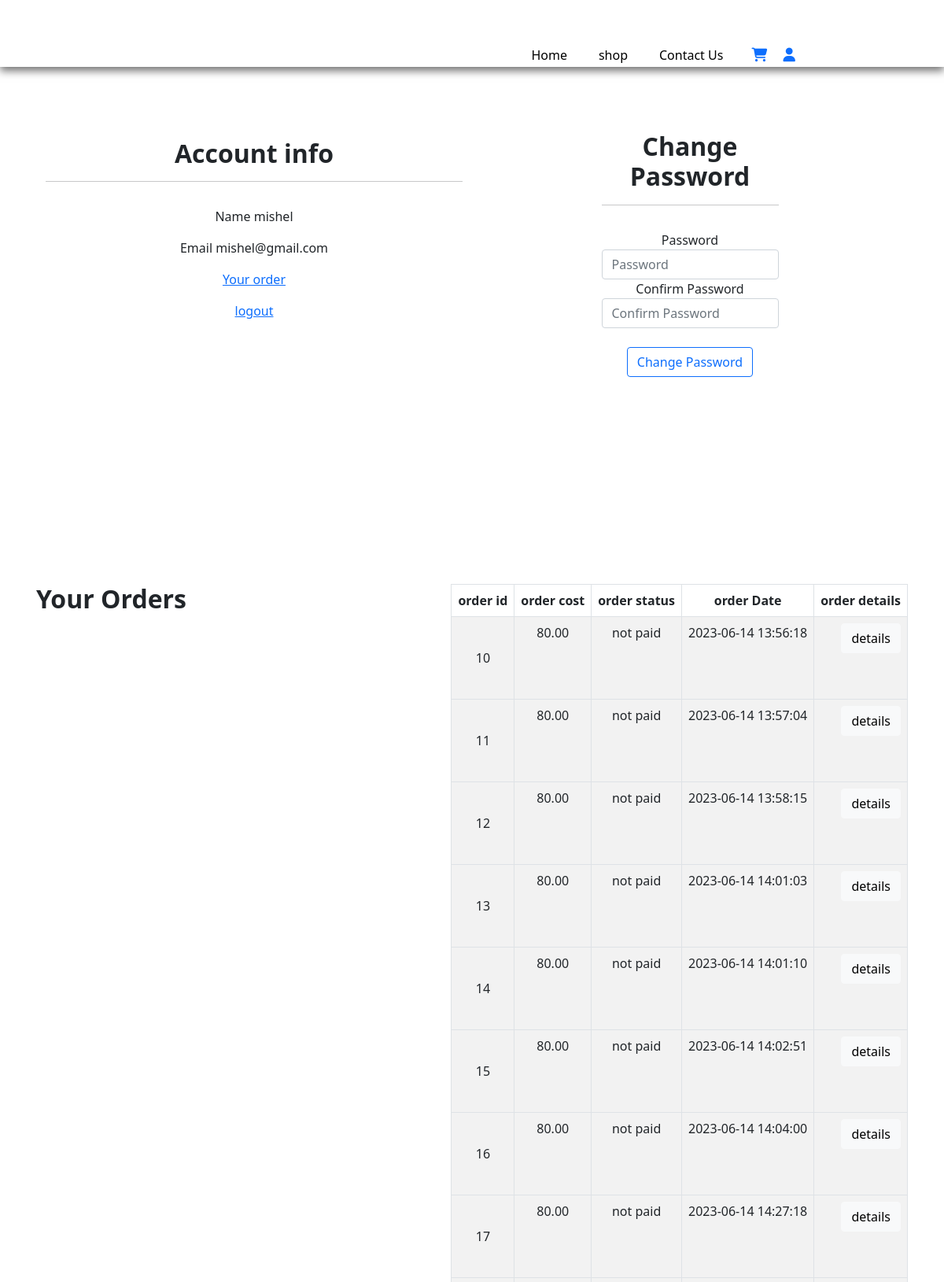
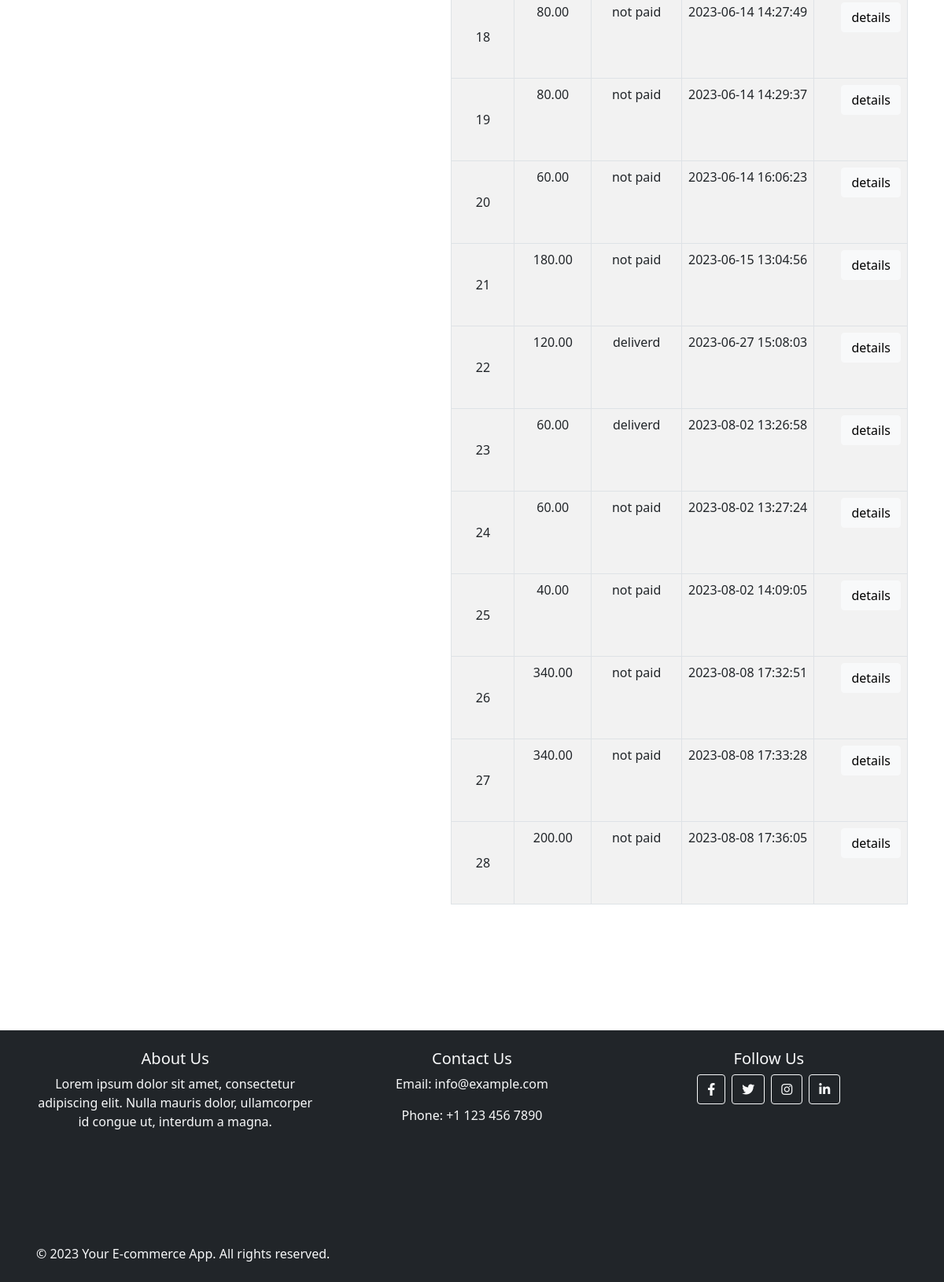
The app's page /account.php (signed in) with its own data (2 pictures, top to bottom).
### tables this page shows
CREATE TABLE IF NOT EXISTS `orders` (
  `order_id` int NOT NULL AUTO_INCREMENT,
  `order_cost` decimal(6,2) NOT NULL,
  `order_status` varchar(100) NOT NULL DEFAULT 'on_hold',
  `user_id` int NOT NULL,
  `user_phone` int NOT NULL,
  `user_city` varchar(255) NOT NULL,
  `user_address` varchar(255) NOT NULL,
  `order_date` datetime NOT NULL DEFAULT CURRENT_TIMESTAMP,
  PRIMARY KEY (`order_id`)
);

### account.php (the view, shortened to what this page needs)
<?php
include('server/connection.php');
if (isset($_SESSION['logged_in'])){
  $user_id=$_SESSION['user_id'];
  $stmt=$con->prepare("SELECT * FROM orders WHERE user_id=?");
  $stmt->bind_param('i',$user_id);
  $stmt->execute();
  $orders= $stmt->get_result();
}
?>
<?php include("layouts/header.php"); ?>
        <section class="my-5" py-5>
            <div class="row container mx-auto">
              <div class="text-center mt-3 pt-5 col-lg-6 col-md-12 col-sm-12">
              <h3 class="font-weight-bold">Account info</h3>
                <hr class="mx-auto">
                <div class="account-info">
                  <p>Name <span><?php if(isset($_SESSION['user_name'])){echo $_SESSION['user_name'];}   ?></span></p>
                  <p>Email <span><?php if(isset($_SESSION['user_email'])){ echo $_SESSION['user_email']; }  ?></span></p>
                  <p><a href="#orders" id="order-btn">Your order</a></p>
                  <p><a href="account.php?logout=1" id="login-btn">logout</a></p>
                </div>
            </div>
            <div class="col-lg-6 col-md-12 col-sm-12">
  <form id="account-form" method="POST" action="account.php">
    <h3>Change Password</h3>
    <hr class="mx-auto">
    <div class="form-group">
      <label>Password</label>
      <input type="password" class="form-control" id="account-password" placeholder="Password" name="password" required/>
    </div>
    <div class="form-group">
      <label>Confirm Password</label>
      <input type="password" class="form-control" id="account-confirm-password" placeholder="Confirm Password" name="confirm-password" required/>
    </div>
    <br>
    <div class="form-group">
      <input type="submit" id="change-password-btn" name="change-password" value="Change Password" class="btn btn-outline-primary">
    </div>
  </form>
</div>
               </div>
        </section>
<section id="orders"class="my-5 py-5">
    <div class="container mx-auto">
        <h3 class="text-center font-weight-bold">Your Orders</h3>
        <div class="table-responsive">
  <table class="table table-bordered table-striped">
    <thead>
      <tr>
        <th>order id</th>
        <th>order cost</th>
        <th>order status</th>
        <th>order Date</th>
        <th>order details </th>
      </tr>
    </thead>
    <?php while ($row = $orders->fetch_assoc()) { ?>
    <tbody>
      <tr>
        <td>
          <div class="product info">
            <div>
              <p class="mt-3"><?php echo $row['order_id'] ;?></p>
            </div>
          </div>
        </td>
        <td>
          <span> <?php  echo $row['order_cost'] ; ?></span>
        </td>
        <td>
          <span> <?php  echo $row['order_status'] ; ?></span>
        </td>
      <td>
          <span> <?php  echo $row['order_date'] ; ?></span>
        </td>
        <td>
          <form method="POST" action="order_details.php">
            <input type="submit" name="order_details_btn"class="btn btn-light" value="details">
          </form>
        </td>
    </tr>
    </tbody>
    <?php } ?>
  </table>
</div>
</section>
<?php include("layouts/footer.php"); ?>

### assets/css/style.css (style rules this page uses)
* { padding: 0; margin: 0; box-sizing: border-box; }
body { font-family: 'Poppins' sans-serif; }
h3 { font-size:1.5rem; font-weight: 800; }
.container { text-align: center; margin-top: 5rem; padding: 1rem; }
h3 { font-size: 2rem; margin-bottom: 1rem; }
hr { border-color: #000; margin-bottom: 2rem; }
.product { flex: 0 0 25%; padding: 1rem; text-align: center; }
td:last-child { text-align: right; }
th:last-child { text-align: right; }
#account-form { width: 50%; margin: 35px auto; text-align: center; padding: 20px; }
.container { display: flex; }

### records on screen
orders: order_id "10", order_cost "80.00", order_status "not paid", order_date "2023-06-14 13:56:18"
orders: order_id "11", order_cost "80.00", order_status "not paid", order_date "2023-06-14 13:57:04"
orders: order_id "12", order_cost "80.00", order_status "not paid", order_date "2023-06-14 13:58:15"
orders: order_id "13", order_cost "80.00", order_status "not paid", order_date "2023-06-14 14:01:03"
orders: order_id "14", order_cost "80.00", order_status "not paid", order_date "2023-06-14 14:01:10"
orders: order_id "15", order_cost "80.00", order_status "not paid", order_date "2023-06-14 14:02:51"
orders: order_id "16", order_cost "80.00", order_status "not paid", order_date "2023-06-14 14:04:00"
orders: order_id "17", order_cost "80.00", order_status "not paid", order_date "2023-06-14 14:27:18"
orders: order_id "18", order_cost "80.00", order_status "not paid", order_date "2023-06-14 14:27:49"
orders: order_id "19", order_cost "80.00", order_status "not paid", order_date "2023-06-14 14:29:37"
orders: order_id "20", order_cost "60.00", order_status "not paid", order_date "2023-06-14 16:06:23"
orders: order_id "21", order_cost "180.00", order_status "not paid", order_date "2023-06-15 13:04:56"
orders: order_id "22", order_cost "120.00", order_status "deliverd", order_date "2023-06-27 15:08:03"
orders: order_id "23", order_cost "60.00", order_status "deliverd", order_date "2023-08-02 13:26:58"
orders: order_id "24", order_cost "60.00", order_status "not paid", order_date "2023-08-02 13:27:24"
orders: order_id "25", order_cost "40.00", order_status "not paid", order_date "2023-08-02 14:09:05"
orders: order_id "26", order_cost "340.00", order_status "not paid", order_date "2023-08-08 17:32:51"
orders: order_id "27", order_cost "340.00", order_status "not paid", order_date "2023-08-08 17:33:28"
orders: order_id "28", order_cost "200.00", order_status "not paid", order_date "2023-08-08 17:36:05"

### other values on screen
$_SESSION['user_name'] "mishel"
$_SESSION['user_email'] "mishel@gmail.com"
